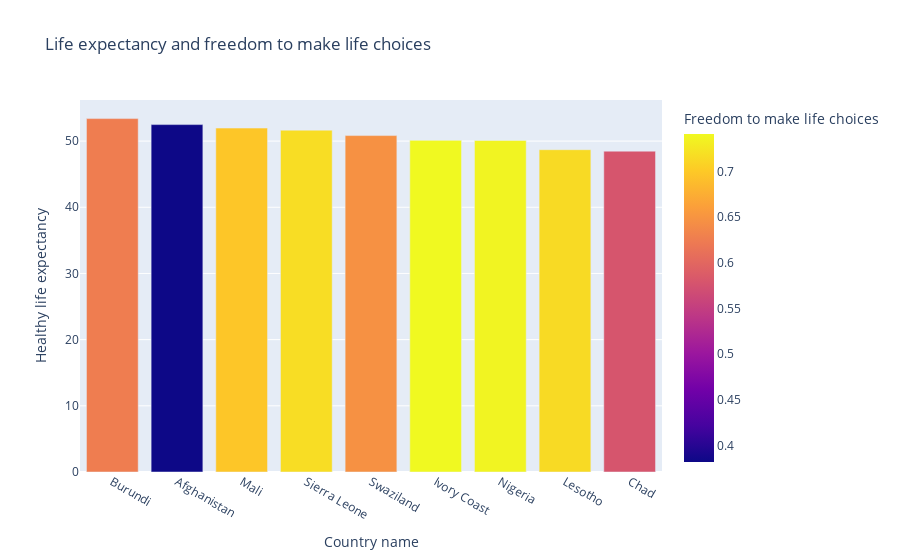

Notebook source saved alongside this figure:
### Code cell
fig = px.bar(life_exp[140:], x='Country name', y='Healthy life expectancy', color ='Freedom to make life choices',
            title = 'Life expectancy and freedom to make life choices')
fig.show()

### Figure 1 — Plotly figure (JSON) as saved in the notebook; plotly's stock layout.template omitted (floating-point values rounded to 4 significant figures)
{"data": [{"alignmentgroup": "True", "hovertemplate": "Country name=%{x}<br>Healthy life expectancy=%{y}<br>Freedom to make life choices=%{marker.color}<extra></extra>", "legendgroup": "", "marker": {"color": [0.626, 0.382, 0.697, 0.717, 0.647, 0.741, 0.737, 0.715, 0.579], "coloraxis": "coloraxis"}, "name": "", "offsetgroup": "", "orientation": "v", "showlegend": false, "textposition": "auto", "type": "bar", "x": ["Burundi", "Afghanistan", "Mali", "Sierra Leone", "Swaziland", "Ivory Coast", "Nigeria", "Lesotho", "Chad"], "xaxis": "x", "y": [53.4, 52.49, 51.97, 51.65, 50.83, 50.11, 50.1, 48.7, 48.48], "yaxis": "y"}], "layout": {"barmode": "relative", "coloraxis": {"colorbar": {"title": {"text": "Freedom to make life choices"}}, "colorscale": [[0, "#0d0887"], [0.1111, "#46039f"], [0.2222, "#7201a8"], [0.3333, "#9c179e"], [0.4444, "#bd3786"], [0.5556, "#d8576b"], [0.6667, "#ed7953"], [0.7778, "#fb9f3a"], [0.8889, "#fdca26"], [1, "#f0f921"]]}, "legend": {"tracegroupgap": 0}, "title": {"text": "Life expectancy and freedom to make life choices"}, "xaxis": {"anchor": "y", "domain": [0, 1], "title": {"text": "Country name"}}, "yaxis": {"anchor": "x", "domain": [0, 1], "title": {"text": "Healthy life expectancy"}}}}
